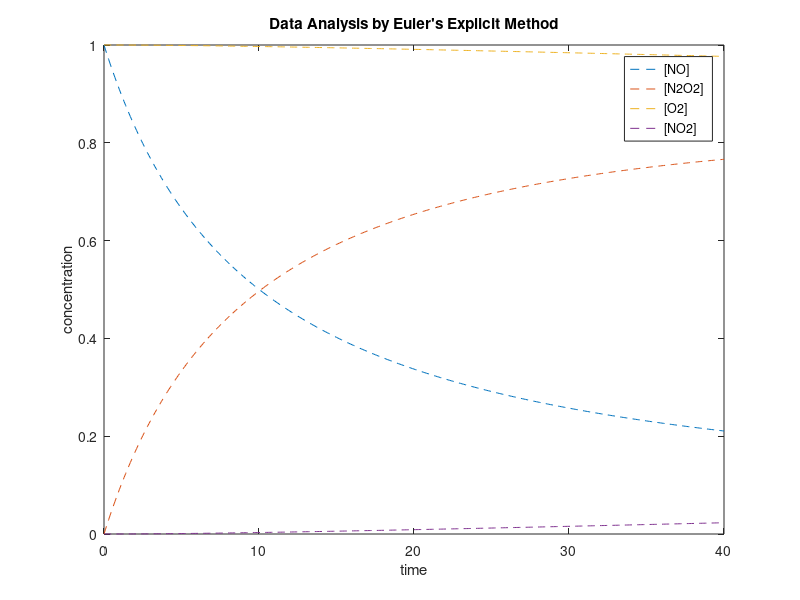
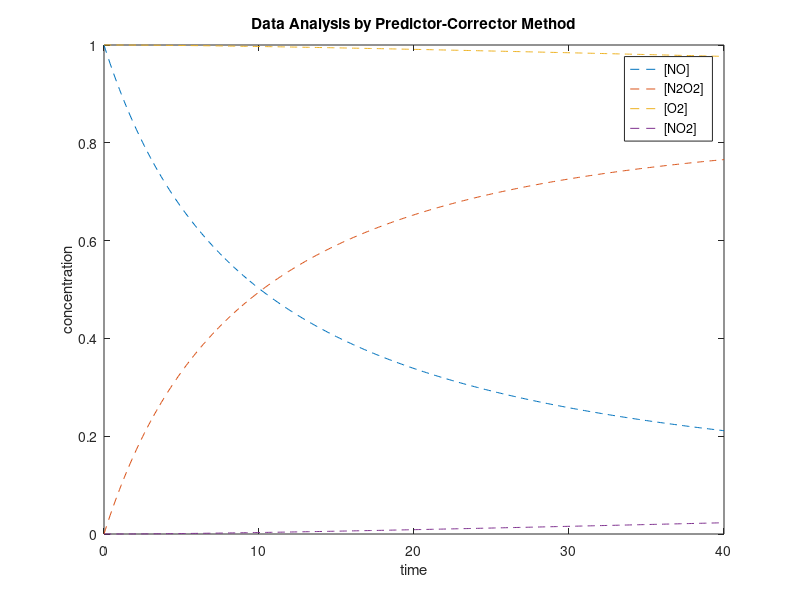

Here is the MATLAB script that generated these plots, in order: (Note: this script raises an error after producing the figures.)
%ESC113 Project Group-2
%Calculation of different products in a hypothetical process of NO2 
%Let's define the initial conditions first...
%We initially consider an environment with 1M NO and 1M O2

%Though the step of the reaction (Formation of (NO)2) is a very fast
%process we assume it to be of a significantly observable pace in this
%hypothetical system to ease our analysis and to achieve a more efficient
%solution.

k1=0.1;

k2=0.001;

k3=0.001;

%Method-1 (Explicit Euler Method)
%Lets define The Initial Concentrations...

Conc_new=[1;0;1;0];%[NO,N2O2,O2,NO2]

%We assume the reaction duration to be 4 seconds and the step size for our
%method to be 0.1s.
h=0.1;

T=40;

N=T/h+1;

Conc_new=zeros(4,N);

Conc_new(:,1)=[1;0;1;0];

Conc_new
for i=2:N

    %As per the rate law we had obtained 4 differential equations for 4
    %unknowns which are mentioned below;

    dca=-k1*Conc_new(1,i-1)^2+k2*Conc_new(2,i-1);
    dcb=k1*Conc_new(1,i-1)^2-k2*Conc_new(2,i-1)-k3*Conc_new(3,i-1)*Conc_new(2,i-1);
    dcc=-k3*Conc_new(2,i-1);
    dcd=k3*Conc_new(2,i-1)*Conc_new(3,i-1);

    %Finally After Calculating the derivatives iterate over to the next
    %concentration of products in time.

    Conc_new(1,i)=Conc_new(1,i-1)+h*dca;
    Conc_new(2,i)=Conc_new(2,i-1)+h*dcb;
    Conc_new(3,i)=Conc_new(3,i-1)+h*dcc;
    Conc_new(4,i)=Conc_new(4,i-1)+h*dcd;
    %Conc_old=Conc_new;
end

Concexp=Conc_new(:,10);
Conc_new

%Plotting the data for Explicit Euler's Method...

plot(0:h:T,Conc_new(1,:),"--",0:h:T,Conc_new(2,:),"--",0:h:T,Conc_new(3,:),"--",0:h:T,Conc_new(4,:),"--");

title(["Data Analysis by Euler's Explicit Method"])
xlabel('time');
ylabel('concentration');

legend("[NO]","[N2O2]","[O2]","[NO2]")

figure

% Method-2 (Predictor-Corrector Method)

%The method is just the primitive version of RK2 (Runge Kutta 2) hence we
%shall see the computation of only one of them...

k1=0.1;k2=0.001;k3=0.001;

%Lets define The Initial Concentrations...

Conc_old=[1;0;1;0];%[NO,N2O2,O2,NO2]

%We assume the reaction duration to be 40 seconds and the step size for our
%method to be 0.1s.

h=0.1;  %Step Size

T=40;   %Time duration for the reaction...

N=T/h+1;  %Number of steps in the reaction...

Conc_new=zeros(4,N);  %Array for storing the concentration of the 4 components of the reaction...

Conc_new(:,1)=[1;0;1;0];  %Initializing the initial concentration for the reaction...

Conc_exp=zeros(4,N);  %Defining the concentrations obtained using the explicit methods...

Conc_new  
for i=2:N

    %As per the rate law we had obtained 4 differential equations for 4
    %unknowns which are mentioned below;

    dca=-k1*Conc_new(1,i-1)^2+k2*Conc_new(2,i-1);
    dcb=k1*Conc_new(1,i-1)^2-k2*Conc_new(2,i-1)-k3*Conc_new(3,i-1)*Conc_new(2,i-1);
    dcc=-k3*Conc_new(2,i-1);
    dcd=k3*Conc_new(2,i-1)*Conc_new(3,i-1);

    %Finally After Calculating the derivatives iterate over to the next
    %concentration of products in time (For getting the explicit version).

    Conc_new(1,i)=Conc_new(1,i-1)+h*dca;
    Conc_new(2,i)=Conc_new(2,i-1)+h*dcb;
    Conc_new(3,i)=Conc_new(3,i-1)+h*dcc;
    Conc_new(4,i)=Conc_new(4,i-1)+h*dcd;

    %After getting the explicit version we shall use the derivative
    %equations again to get the experession for Predictor-corrector(RK2)

    dca=dca-k1*Conc_new(1,i)^2+k2*Conc_new(2,i);
    dcb=dcb+k1*Conc_new(1,i)^2-k2*Conc_new(2,i)-k3*Conc_new(3,i)*Conc_new(2,i);
    dcc=dcc-k3*Conc_new(2,i);
    dcd=dcd+k3*Conc_new(2,i)*Conc_new(3,i);

    %Finally the actual value ofter the computation is assigned to the
    %array of Concentration of different products over time

    Conc_new(1,i)=Conc_new(1,i-1)+h*dca/2;
    Conc_new(2,i)=Conc_new(2,i-1)+h*dcb/2;
    Conc_new(3,i)=Conc_new(3,i-1)+h*dcc/2;
    Conc_new(4,i)=Conc_new(4,i-1)+h*dcd/2;

    %Conc_old=Conc_new;
end

Concpc=Conc_new(:,10); %Concentration of components at 10th second by
                       %Predictor Corrector method

Conc_new

%Plotting the data for Predictor-Corrector method...

plot(0:h:T,Conc_new(1,:),"--",0:h:T,Conc_new(2,:),"--",0:h:T,Conc_new(3,:),"--",0:h:T,Conc_new(4,:),"--");

title(["Data Analysis by Predictor-Corrector Method"])

legend("[NO]","[N2O2]","[O2]","[NO2]")
xlabel('time');
ylabel('concentration');

figure


%Method-3 (RK 4 Method)

%This method is a more accurate version of the Runge Kutta solving
%methods and it produces a global truncation error of O(h^4)

Conc_new=[1;0;1;0];%[NO,N2O2,O2,NO2]

%We assume the reaction duration to be 40 seconds and the step size for our
%method to be 0.1s.

h=0.1;   %Step Size

T=40; %Time duration for the reaction

N=T/h+1; % Number of steps;

Conc_new=zeros(4,N); %Array for storing the concentration of the 4 different components of the reaction

Conc_new(:,1)=[1;0;1;0]; %Defining the initial Concentration;

y = Conc_new(:,1);  %Initializing the initial concentration...

for i=2:N

      K1 = getd(y);         %Using the recuresive process we find the values of K1

      K2 = getd(y+(h/2)*K1); %K2

      K3 = getd(y+(h/2)*K2); %K3

      K4 = getd(y+h*K3);     %K4 and using these values getting the final value of the next iterative step...

      y = y + h/6*(K1+2*K2+2*K3+K4); %Storing the final value in the variable...

    Conc_new(:,i) = y;
end

Concrk=Conc_new(:,10);


Conc_new

Errexp=computenorm(Concrk,Concexp) %Calculating error in Explicit Method treating RK4 as threshold
Errpc=computenorm(Concrk,Concpc)  %Calculating error in Predictor-Corrector treating RK4 as threshold
disp("Predictor-Corrector is a more accurate method since Errexp>Errpc")
% plot(0:h:4,Conc_new);

%Plotting the data for Runge Kutta -4 method

plot(0:h:T,Conc_new(1,:),"--",0:h:T,Conc_new(2,:),"--",0:h:T,Conc_new(3,:),"--",0:h:T,Conc_new(4,:),"--");
title(["Data Analysis by Fourth Order Runge Kutta"])

legend("[NO]","[N2O2]","[O2]","[NO2]")
xlabel('time');
ylabel('concentration');

function D = getd(y)
 k1=0.1;k2=0.001;k3=0.001;
 D = zeros(4,1);
 D(1)=-k1*y(1)^2+k2*y(2);
 D(2)=k1*y(1)^2-k2*y(2)-k3*y(3)*y(2);
 D(3)=-k3*y(2);
 D(4)=k3*y(2)*y(3);
end

% function R=getR(x,y)
%     h=0.1;
%     k1=0.1;k2=0.001;k3=0.001;
%     R(1,1)=x(1)-y(1)-h*(-k1*x(1)^2+k2*x(2));
%     R(2,1)=x(2)-y(2)-h*(k1*x(1)^2-k2*x(2)-k3*x(3)*x(2));
%     R(3,1)=x(3)-y(3)-h*(-k3*x(3)*x(2));
%     R(4,1)=x(4)-y(4)-h*(k3*x(3)*x(2));
% end
% 
% function J=getJ(x)
%     h=0.1;
%     k1=0.1;k2=0.001;k3=0.001;
%     J=zeros(4,4);
%     J(1,1)=1+2*h*k1*x(1);
%     J(1,2)=-h*k2*x(2);
%     J(2,2)=1+h*k2+h*k3*x(3);
%     J(2,3)=h*k3*x(2);
%     J(3,2)=h*k3*x(3);
%     J(3,3)=h*k3*x(2);
%     J(4,2)=-k3*h*x(3);
%     J(4,3)=-h*k3*x(2);
%     J(4,4)=1;
% end
function val=computenorm(xold,xnew)
    val=0;
    for i=1:size(xold)
        val=val+(xnew(i)-xold(i))^2;
    end
    val=sqrt(val);
end